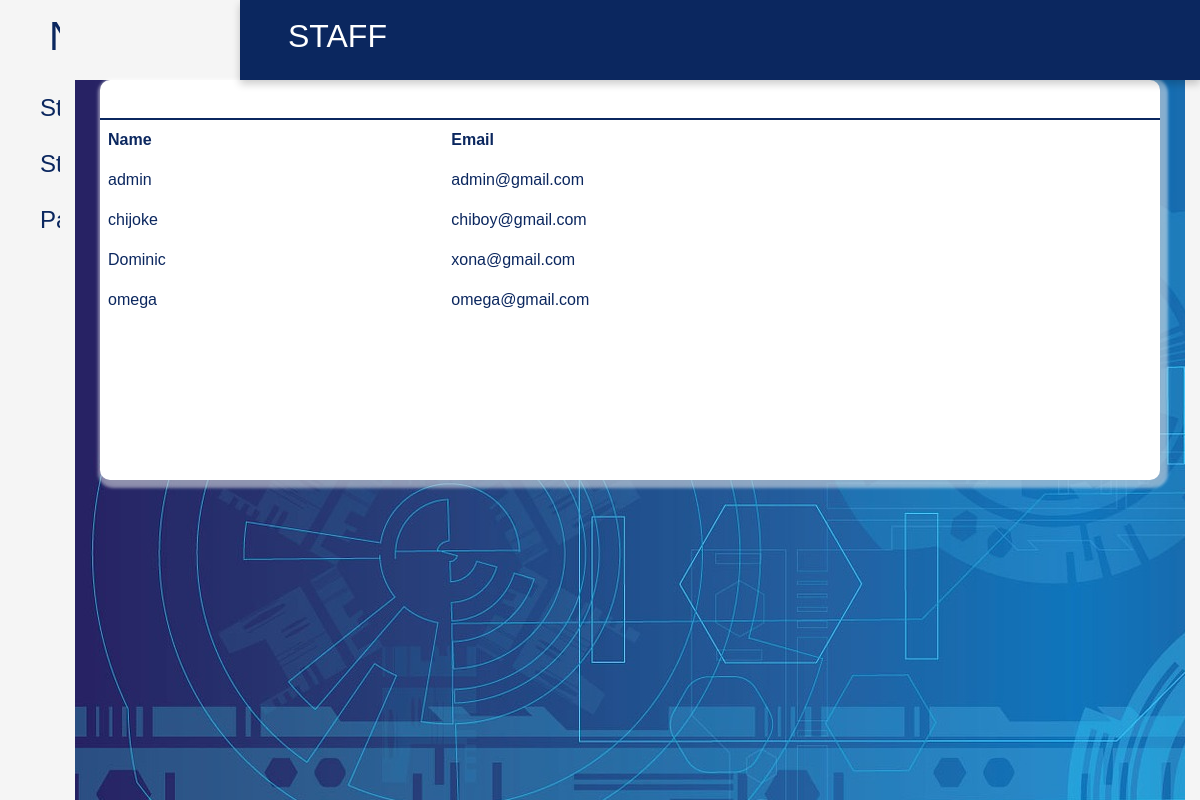
Screenshot of /more/Staff (signed in) with the database file from the repository.
### Nacos/models.py (models this page shows, shortened)
class Staff(db.Model, UserMixin):
    id = db.Column(db.Integer(), primary_key=True)
    user_id = db.Column(db.Integer(), db.ForeignKey('user.id'))
    email = db.Column(db.String(length=100), unique=True, nullable=False)
    name = db.Column(db.String(length=255), nullable=False)
    password = db.Column(db.String(length=50), nullable=False)
    role = db.Column(db.String(length=20),nullable=False,default="staff")

### Nacos/routes.py (the view)
@login_required
@app.route('/more/<tablename>' )
def viewmore(tablename):
    if not current_user.role == 'admin':
        flash('Unauthorised access as an admin')
        return redirect(url_for('signin'))
    if tablename == 'Student':
        table = Student.query.all()
    elif tablename == 'Payment':
        table = Payment.query.all()
    elif tablename == 'Staff':
        table = Staff.query.all()
    return render_template('new template/staff_studenttable.html',tablename=tablename,table=table)

### Nacos/models.py (called while the page is built)
@login_manager.user_loader
def load_user(user_id):
    return User.query.get(user_id)

### Nacos/templates/new template/staff_studenttable.html (shortened to what this page needs)
<!DOCTYPE html>
<html lang="en">
<head>
   <link rel="stylesheet" href="{{ url_for('static', filename='new stylesheet/css/nacos.css') }}">
    <link rel="stylesheet" href="{{ url_for('static', filename='Authcss/bootstrap.css') }}">
</head>
<body>
    <div class="side-menu">
        <div class="brand-name">
        <h1 style="color: #0B275F;">NACOS</h1>
    </div>
    <ul>
        <a href="{{ url_for('viewmore',tablename='Student') }}"> <li>Students</li></a>
        <a href="{{ url_for('viewmore',tablename='Staff') }}"><li>Staff</li></a>
        <a href="{{ url_for('viewmore',tablename='Payment') }}"><li>Payment</li></a>
    </ul>
</div>
<div class="container">
    <div class="header">
        <div class="nav">
            <h2>{{tablename|upper}}</h2>
        </div>
    </div>
    <div class="content">
        <div class="content-2">
            <div class="recent-payments">
                <div class="title">
                </div>
                <table>
                        {% if tablename == 'Payment' %}
                            <th>Name</th>
                        <th>Reg No</th>
                        <th>Amount</th>
                            {% for var in table %}
                                 <tr>
                                <td>{{var.studentid.name}}</td>
                                <td>{{var.studentid.reg_no}}</td>
                                <td>#1700</td>
                                 </tr>
                            {% endfor %}
                        {% elif tablename == 'Staff' %}
                            <tr>
                        <th>Name</th>
                        <th>Email</th>
                            </tr>
                                {% for var in table %}
                                 <tr>
                                <td>{{var.name}}</td>
                                <td>{{var.email}}</td>
                                 </tr>
                            {% endfor %}
                        {% endif %}
                </table>
            </div>
    </div>
</div>
</body>
</html>

### Nacos/static/new stylesheet/css/nacos.css (style rules this page uses)
* { margin: 0; padding: 0; box-sizing: border-box; font-family: 'poppins', sans-serif; }
body { min-height: 100vh; }
a { text-decoration: none; }
li { list-style: none; }
h1,h2 { color: white; }
.title { display: flex; align-items: center; justify-content: space-around; padding: 15px 10px; border-bottom: 2px solid #0B275F; }
th, td { text-align: left; padding: 8px; color: #0B275F; }
.side-menu { position: fixed; background:whitesmoke; width: 20vw; min-height: 100vh; display: flex; flex-direction: column; }
.side-menu .brand-name { height: 10vh; display: flex; align-items: center; justify-content: center; }
.side-menu li { font-size: 24px; padding: 10px 40px; color: #0B275F; display: flex; align-items: center; }
.container { position: absolute; right: 0; width: 80vw; height: 100vh; background: whitesmoke; }
.container .header { position: fixed; top: 0; right: 0; width: 80vw; height: 10vh; background: #0B275F; display: flex; align-items: center; justify-content: center; box-shadow: 0 4px 8px 0 rgba(0, 0, 0, 0.2); z-index: 1; }
.container .header .nav { width: 90%; display: flex; align-items: center; }
.container .content { position: relative; margin-top: 10vh; min-height: 90vh; background: url('../../images/new images/photo 5.jpg'); }
.container .content .content-2 { min-height: 60vh; display: flex; justify-content: space-around; align-items: flex-start; flex-wrap: wrap; }
.container .content .content-2 .recent-payments { min-height: 50vh; flex: 5; background: white; margin: 0 25px 25px 25px; box-shadow: 3px 3px 3px 5px #ffffff73, 5px 5px 5px #5e687949; display: flex; flex-direction: column; border-radius: 10px; }

### rows the page displays
Staff: name "admin", email "admin@gmail.com"
Staff: name "chijoke", email "chiboy@gmail.com"
Staff: name "Dominic", email "xona@gmail.com"
Staff: name "omega", email "omega@gmail.com"

### other values shown
{{ tablename|upper }} "STAFF"
